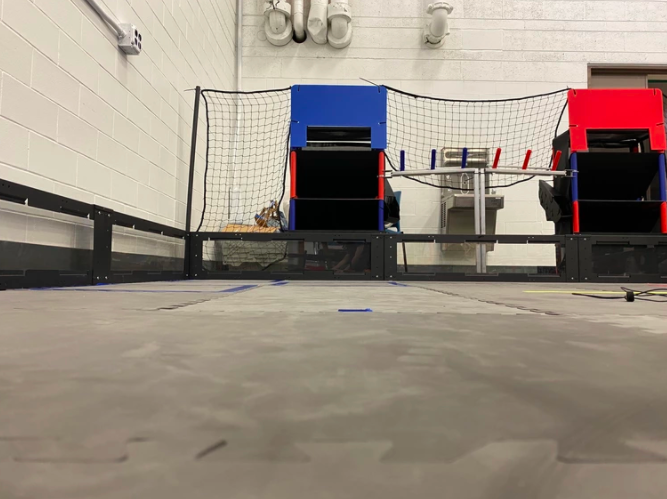
#> input picture images/0.png, 667 x 499 px, given in place of the camera
$ python goal2.py
#> lines starting #> are read from the running program, lines starting #| are printed output that depends on the picture; after the words box and inside, x2 and y2 are one past the last pixel; in counts of white or black regions, pixels touching at a corner belong together; long printed decimals are rounded
import numpy as np
import cv2

# 25 margin
MAX_HUE = 125
MIN_HUE = 100

# 90 margin
MAX_SAT = 255
MIN_SAT = 165

# 110 margin
MAX_VAL = 200
MIN_VAL = 90

MIN_HSV = (MIN_HUE, MIN_SAT, MIN_VAL)
MAX_HSV = (MAX_HUE, MAX_SAT, MAX_VAL)
FOV = 1.2
IMG_WIDTH, IMG_HEIGHT, error = 0, 0, 0
color = (0, 255, 0)
thickness = 2
font = cv2.FONT_HERSHEY_COMPLEX


# [9 lines left out: function addTargetBox, not called in this run]

def pixels2Deg(pixels):
    deg = pixels * (FOV / IMG_WIDTH)
    return deg

# [7 lines left out: function drawBoundingBoxes, not called in this run]

def findLargestContourIndex(contours):
    maxArea = 0
    maxIndex = 0
    for i in range(len(contours)):
        cnt = contours[i]
        area = cv2.contourArea(cnt)
        if area > maxArea:
            maxArea = area
            maxIndex = i
    return maxIndex

def findNLargestContours(n, contours):
    new_contours = []
    for i in range(n):
        li = findLargestContourIndex(contours)
        new_contours.append(contours[li])

        contours.pop(li)
        if len(contours) == 0:
            break
    return new_contours

# [44 lines left out: function getGoalRect, not called in this run]


def aimBotPipeline(input):

    global MIN_HSV, MAX_HSV

    # Set output to input
    output = input

    # Convert to HSV
    hsv_frame = cv2.cvtColor(input, cv2.COLOR_BGR2HSV)

    # Blurring
    blur = cv2.GaussianBlur(hsv_frame, (35, 35), 0)

    # Thresholding
    thresh = cv2.inRange(blur, MIN_HSV, MAX_HSV)

    # Erosion and Dilation
    eroded = cv2.erode(thresh, (5, 5))
    dilated = cv2.dilate(eroded, (5, 5))

    # Get contours and error check
    contours, hierarchy = cv2.findContours(dilated, cv2.RETR_TREE, cv2.CHAIN_APPROX_SIMPLE)
    if (len(contours) == 0):
        return input

    # Get two largest contours (might return less than 2 contours)
    new_contours = findNLargestContours(2, contours)

    # Get rects
    rects = []
    for contour in new_contours:
        rects.append(cv2.boundingRect(contour))


    aveHSV = [0, 0, 0]
    for rect in rects:
        x, y, w, h = rect
        submat = hsv_frame[y:y+h,x:x+w,:]
        HSVChannels = [submat[:,:,i] for i in range(3)]
        aveHSV = [aveHSV[i] + np.mean(HSVChannels[i]) for i in range(3)]

    aveHSV = [aveHSV[i] / 2 for i in range(3)]

    print("Ave HSV: " + str(aveHSV[0]) + "   " + str(aveHSV[1]) + "   " + str(aveHSV[2]))

    '''
    # 25 margin
    MAX_HUE = 125
    MIN_HUE = 100

    # 90 margin
    MAX_SAT = 255
    MIN_SAT = 165

    # 110 margin
    MAX_VAL = 200
    MIN_VAL = 90
    '''

    hMOE = 25
    sMOE = 90
    vMOE = 110


    hMin = aveH - hMOE
    hMax = aveH + hMOE

    sMin = aveS - sMOE
    sMax = aveS + sMOE

    vMin = aveV - vMOE
    vMax = aveV + vMOE

    hMin = 0 if hMin < 0 else hMin
    sMin = 0 if sMin < 0 else sMin
    vMin = 0 if vMin < 0 else vMin

    hMax = 255 if hMax > 255 else hMax
    sMax = 255 if sMax > 255 else sMax
    vMax = 255 if vMax > 255 else vMax

    MAX_HSV = [hMax, sMax, vMax]
    MIN_HSV = [hMin, sMin, vMin]

    # Get coords of goal rectangle, if one, return the first contour, if two, extrapolate
    x, y, w, h = getGoalRect(new_contours)

    # Draw goal rectangle
    cv2.rectangle(output, (x, y), (x + w, y + h), (0, 0, 255), 2)

    # Calculate error
    global error
    center_x = x + (w//2)
    center_y = y + (h//2)
    pixel_error = (IMG_WIDTH//2) - center_x
    error = pixels2Deg(pixel_error)
    cv2.line(output, (center_x, center_y), (center_x + pixel_error, center_y), (0, 0, 255), thickness)

    # Log center
    global font
    coords = str("(" + str(center_x) + ", " + str(center_y) + ")")
    output = cv2.putText(output, coords, (center_x, center_y),
                            font, 0.5, (0, 255, 0))

    # Draw two box contours
    output = drawBoundingBoxes(output, new_contours)


    return output


def main():
    cap = cv2.VideoCapture(0)
    cap.set(cv2.CAP_PROP_EXPOSURE,-5)

    # Get image dimensions
    global IMG_HEIGHT, IMG_WIDTH, error
    _, frame = cap.read()
#> frame is the input picture: shape (499, 667, 3); mean B, G, R 127.7, 139.9, 151.8
    IMG_HEIGHT, IMG_WIDTH, _ = frame.shape
#> IMG_HEIGHT = 499; IMG_WIDTH = 667

    while (True):

        # Capture frame-by-frame
        ret, frame = cap.read()

        # Run processing pipeline on image
        output = aimBotPipeline(frame)
#> in aimBotPipeline, `hsv_frame = cv2.cvtColor(input, cv2.COLOR_BGR2HSV)`: hsv_frame: shape (499, 667, 3); mean H, S, V 24.9, 49.9, 153.9
#> in aimBotPipeline, `blur = cv2.GaussianBlur(hsv_frame, (35, 35), 0)`: blur: shape (499, 667, 3); mean H, S, V 24.9, 50, 153.9
#> in aimBotPipeline, `thresh = cv2.inRange(blur, MIN_HSV, MAX_HSV)`:
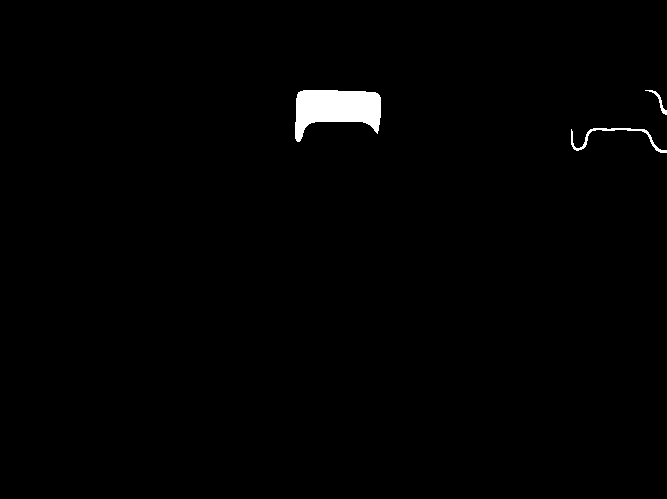
#> thresh: shape (499, 667); 1% white; 3 white regions, box (x1, y1, x2, y2) and area: (295, 90, 381, 142) 2908, (571, 128, 667, 153) 341, (645, 90, 667, 115) 94
#> in aimBotPipeline, `eroded = cv2.erode(thresh, (5, 5))`:
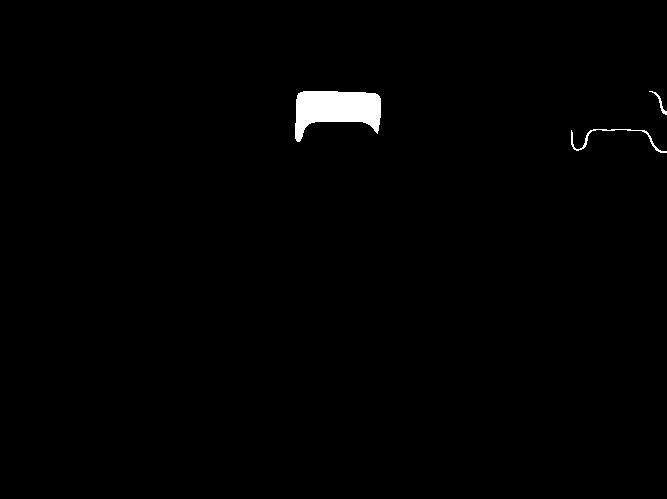
#> eroded: shape (499, 667); 0.94% white; 3 white regions, box (x1, y1, x2, y2) and area: (295, 91, 381, 142) 2822, (571, 129, 667, 153) 245, (649, 91, 667, 115) 72
#> in aimBotPipeline, `dilated = cv2.dilate(eroded, (5, 5))`:
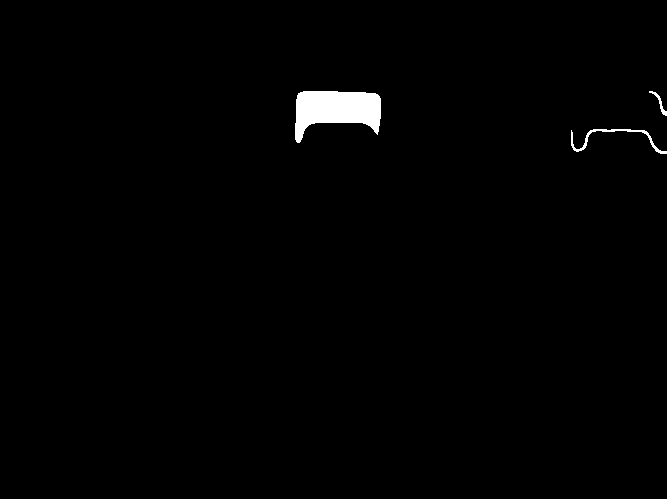
#> dilated: shape (499, 667); 1% white; 3 white regions
#> in aimBotPipeline, `contours, hierarchy = cv2.findContours(dilated, cv2.RETR_TREE, cv2.CHA..`: contours = 3 contours; box (x1, y1, x2, y2) and area: (295, 91, 381, 143) 2778, (571, 129, 667, 154) 213, (649, 91, 667, 116) 60
#> the loop in findNLargestContours, `for i in range(n):` made 2 passes
#> li on passes 1 to 2: 2, 0
#> after the loop in findNLargestContours, `for i in range(n):`: contours = 1 contour; box (x1, y1, x2, y2) and area: (649, 91, 667, 116) 60; new_contours = 2 contours; box (x1, y1, x2, y2) and area: (295, 91, 381, 143) 2778, (571, 129, 667, 154) 213
#> the loop in aimBotPipeline, `for contour in new_contours:` made 2 passes
#> after the loop in aimBotPipeline, `for contour in new_contours:`: rects = [(295, 91, 86, 52), (571, 129, 96, 25)]
#> the loop in aimBotPipeline, `for rect in rects:` made 2 passes
#> (x, y, w, h, aveHSV) on passes 1 to 2: (295, 91, 86, 52, [96.16, 160.6, 127.6]), (571, 129, 96, 25, [171.6, 312.6, 220.9])
#> in aimBotPipeline, `aveHSV = [aveHSV[i] / 2 for i in range(3)]`: aveHSV = [85.8, 156.3, 110.5]
#| Ave HSV: 85.798   156.310   110.454

        # Flip the frame just so it's nice
        flipHorizontal = cv2.flip(output, 1)

        # Log the error on screen
        flipHorizontal = cv2.putText(flipHorizontal, "Error: " + str(error), (IMG_WIDTH - 200, IMG_HEIGHT - 100), font, 0.5, (0, 255, 0))

        # Display the resulting frame
        cv2.imshow('frame', flipHorizontal)
        if cv2.waitKey(1) & 0xFF == ord('q'):
            break

    # When everything done, release the capture
    cap.release()
    cv2.destroyAllWindows()


if __name__ == "__main__":
#> (the run stopped early here; a loop or call above may not have finished)

$ run again, on images/4.png
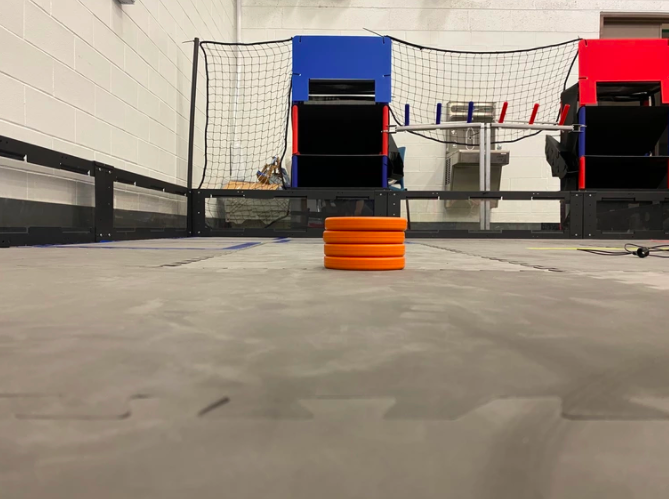
#> input picture images/4.png, 669 x 499 px, given in place of the camera
#> in main, frame is the input picture: shape (499, 669, 3); mean B, G, R 123.2, 136.1, 150.3
#> hsv_frame: shape (499, 669, 3); mean H, S, V 24.1, 54.8, 152.4
#> blur: shape (499, 669, 3); mean H, S, V 24.1, 54.8, 152.4
#> in aimBotPipeline, `thresh = cv2.inRange(blur, MIN_HSV, MAX_HSV)`:
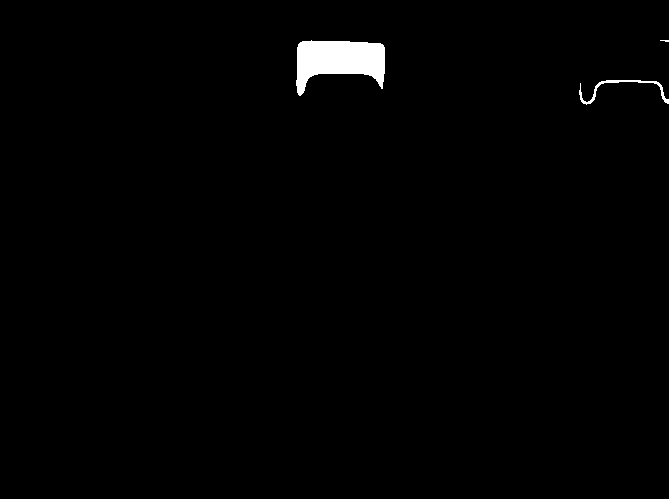
#> thresh: shape (499, 669); 1.1% white; 3 white regions (1 under 20 px), largest, box (x1, y1, x2, y2) and area: (296, 40, 385, 96) 3167, (579, 80, 669, 105) 328
#> eroded: shape (499, 669); 0.99% white; 3 white regions (1 under 20 px), largest, box (x1, y1, x2, y2) and area: (296, 41, 385, 96) 3078, (579, 81, 669, 105) 238
#> in aimBotPipeline, `dilated = cv2.dilate(eroded, (5, 5))`:
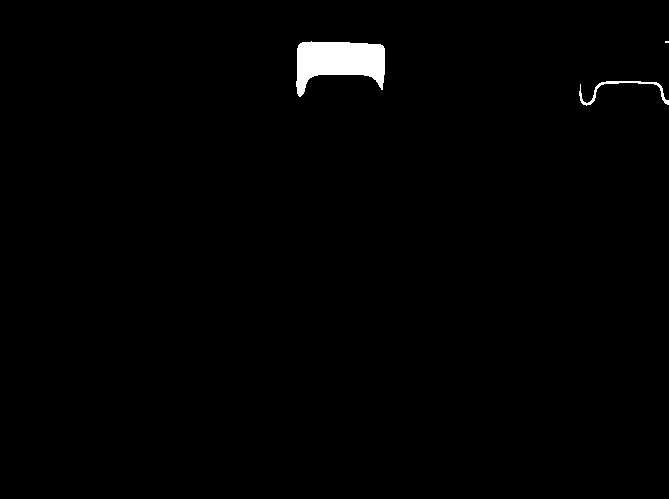
#> dilated: shape (499, 669); 1% white; 3 white regions (1 under 20 px)
#> in aimBotPipeline, `contours, hierarchy = cv2.findContours(dilated, cv2.RETR_TREE, cv2.CHA..`: contours = 3 contours, 1 with area under 20; largest, box (x1, y1, x2, y2) and area: (296, 41, 385, 97) 3028, (579, 81, 669, 106) 203
#> the loop in findNLargestContours, `for i in range(n):` made 2 passes
#> li on passes 1 to 2: 2, 0
#> after the loop in findNLargestContours, `for i in range(n):`: contours = [[[665, 41], [665, 42], [668, 42], [668, 41]]]; new_contours = 2 contours; box (x1, y1, x2, y2) and area: (296, 41, 385, 97) 3028, (579, 81, 669, 106) 203
#> the loop in aimBotPipeline, `for contour in new_contours:` made 2 passes
#> after the loop in aimBotPipeline, `for contour in new_contours:`: rects = [(296, 41, 89, 56), (579, 81, 90, 25)]
#> the loop in aimBotPipeline, `for rect in rects:` made 2 passes
#> (x, y, w, h, aveHSV) on passes 1 to 2: (296, 41, 89, 56, [100.1, 157.7, 132.7]), (579, 81, 90, 25, [168.7, 313.7, 220.7])
#> in aimBotPipeline, `aveHSV = [aveHSV[i] / 2 for i in range(3)]`: aveHSV = [84.37, 156.8, 110.4]
#| Ave HSV: 84.366   156.826   110.355
